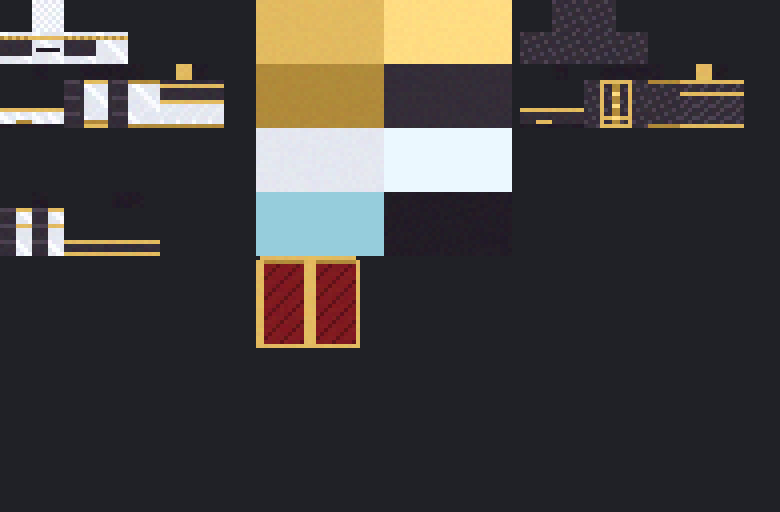
#> input picture outils/armure/textures.png, 780 x 512 px, given in place of blast_furnace_plinth_corner.png, which was not available
$ python rendu_fourneau.py out.png
#> lines starting #> are read from the running program, lines starting #| are printed output that depends on the picture; after the words box and inside, x2 and y2 are one past the last pixel; in counts of white or black regions, pixels touching at a corner belong together
### outils/rendu_modele.py
# Rendu isométrique (z-buffer) d'un modèle de bloc JSON Minecraft, textures comprises.
import json, math, numpy as np
from PIL import Image, ImageDraw, ImageFont
S='/tmp/claude-0/-home-claude/c0fedc50-c1fd-5e3d-b135-6ac1b8100b13/scratchpad/'
RAC={'create':S+'create-src/src/main/resources/assets/create/','ars_nouveau':S+'ars_new/src/main/resources/assets/ars_nouveau/',
     'minecraft':S+'mcmeta-assets/assets/minecraft/','airain':'/home/claude/airain-mod-create-integration/src/main/resources/assets/airain/'}
_cache={}
def tex(rl):
    if rl in _cache: return _cache[rl]
    ns,p=rl.split(':') if ':' in rl else ('minecraft',rl)
    im=Image.open(RAC[ns]+'textures/'+p+'.png').convert('RGBA'); w=im.width
    im=im.crop((0,0,w,w)); a=np.asarray(im).astype(float)/255; _cache[rl]=a; return a
def norm(v): v=np.array(v,float); return v/np.linalg.norm(v)
EYE=norm([-1,0.82,-1.0])   # regard depuis le nord-ouest, au-dessus
F=-EYE; R=norm(np.cross(F,[0,1,0])); U=np.cross(R,F)
SH={'up':1,'down':.5,'north':.8,'south':.8,'east':.6,'west':.6}
def faces_el(e):
    x1,y1,z1=e['from']; x2,y2,z2=e['to']
    D={'north':((x2,y2,z1),(-1,0,0),(0,-1,0),(0,0,-1),[16-x2,16-y2,16-x1,16-y1],x2-x1,y2-y1),
       'south':((x1,y2,z2),(1,0,0),(0,-1,0),(0,0,1),[x1,16-y2,x2,16-y1],x2-x1,y2-y1),
       'west':((x1,y2,z1),(0,0,1),(0,-1,0),(-1,0,0),[z1,16-y2,z2,16-y1],z2-z1,y2-y1),
       'east':((x2,y2,z2),(0,0,-1),(0,-1,0),(1,0,0),[16-z2,16-y2,16-z1,16-y1],z2-z1,y2-y1),
       'up':((x1,y2,z1),(1,0,0),(0,0,1),(0,1,0),[x1,z1,x2,z2],x2-x1,z2-z1),
       'down':((x1,y1,z2),(1,0,0),(0,0,-1),(0,-1,0),[x1,16-z2,x2,16-z1],x2-x1,z2-z1)}
    rot=e.get('rotation')
    for k,f in e['faces'].items():
        o,du,dv,n,uv,lu,lv=D[k]; o=np.array(o,float); du=np.array(du,float)*lu; dv=np.array(dv,float)*lv; n=np.array(n,float)
        if rot:
            a=math.radians(rot['angle']); c,s=math.cos(a),math.sin(a); org=np.array(rot['origin'],float)
            ax=rot['axis']
            M={'y':np.array([[c,0,s],[0,1,0],[-s,0,c]]),'x':np.array([[1,0,0],[0,c,-s],[0,s,c]]),'z':np.array([[c,-s,0],[s,c,0],[0,0,1]])}[ax]
            o=M@(o-org)+org; du=M@du; dv=M@dv; n=M@n
        yield o,du,dv,n,f.get('uv',uv),f['texture'],SH[k] if e.get('shade',True) else 1.0, 'neoforge_data' in f
def rendre(elements, textures, taille=360, echelle=None, decal=(0,0,0)):
    pts=[]
    faces=[]
    for e in elements:
        for o,du,dv,n,uv,t,sh,lum in faces_el(e):
            if np.dot(n,F)>=0: continue
            o=o+np.array(decal,float)
            t=t[1:] if t.startswith('#') else t
            while t in textures and not str(textures[t]).count(':') and t!=textures[t]: t=textures[t].lstrip('#')
            faces.append((o-8,du,dv,uv,textures.get(t,t),sh,lum))
            for q in (o,o+du,o+dv,o+du+dv): pts.append(q-8)
    P=np.array(pts); X=P@R; Y=-(P@U)
    if echelle is None: echelle=taille*0.78/max(X.max()-X.min(),Y.max()-Y.min())
    cx=(X.max()+X.min())/2; cy=(Y.max()+Y.min())/2
    img=np.zeros((taille,taille,4)); zb=np.full((taille,taille),1e9)
    yy,xx=np.mgrid[0:taille,0:taille]
    for o,du,dv,uv,t,sh,lum in faces:
        T=tex(t); h=T.shape[0]
        A=np.array([[du@R,dv@R],[-(du@U),-(dv@U)]])*echelle
        if abs(np.linalg.det(A))<1e-6: continue
        o2=np.array([(o@R-cx)*echelle+taille/2,(-(o@U)-cy)*echelle+taille/2])
        Ai=np.linalg.inv(A)
        cs=[o2,o2+A[:,0],o2+A[:,1],o2+A[:,0]+A[:,1]]
        x0=int(max(0,min(c[0] for c in cs)));x1=int(min(taille-1,max(c[0] for c in cs))+1)
        y0=int(max(0,min(c[1] for c in cs)));y1=int(min(taille-1,max(c[1] for c in cs))+1)
        sx=xx[y0:y1,x0:x1]+.5-o2[0]; sy=yy[y0:y1,x0:x1]+.5-o2[1]
        a=Ai[0,0]*sx+Ai[0,1]*sy; b=Ai[1,0]*sx+Ai[1,1]*sy
        m=(a>=0)&(a<1)&(b>=0)&(b<1)
        u=uv[0]+(uv[2]-uv[0])*a; v=uv[1]+(uv[3]-uv[1])*b
        tu=np.clip((u/16*h).astype(int),0,h-1); tv=np.clip((v/16*h).astype(int),0,h-1)
        col=T[tv,tu]
        p3=o[None,None,:]+a[...,None]*du+b[...,None]*dv
        z=p3@F
        m&=col[...,3]>.1
        zs=zb[y0:y1,x0:x1]; m&=z<zs
        c=col.copy(); c[...,:3]*= (1.0 if lum else sh)
        reg=img[y0:y1,x0:x1]; reg[m]=c[m]; zs[m]=z[m]
    out=Image.fromarray((np.clip(img,0,1)*255).astype('uint8'),'RGBA')
    return out
def modele(chemin):
    d=json.load(open(chemin)); return d['elements'],d['textures']

### outils/rendu_fourneau.py
import sys; sys.path.insert(0,'/tmp/claude-0/-home-claude/c0fedc50-c1fd-5e3d-b135-6ac1b8100b13/scratchpad')
import rendu_modele as rm
from rendu_modele import *
rm.RAC['t']='/tmp/claude-0/-home-claude/c0fedc50-c1fd-5e3d-b135-6ac1b8100b13/scratchpad/airain_root/'
FULL=[0,0,16,16]; MIR=[16,0,0,16]
def boite(fr,to,tex,lum=False,uvs=None,faces=("north","south","east","west","up","down")):
    f={}
    for k in faces:
        t=tex[k] if isinstance(tex,dict) else tex
        if t is None: continue
        f[k]={"texture":t}|({"uv":uvs[k]} if uvs and k in uvs else {"uv":[0,0,16,16]})|({"neoforge_data":{}} if lum and (lum is True or k in lum) else {})
    return {"from":fr,"to":to,"faces":f}
def cube(pos, faces, uvs=None, lum=()):
    x,y,z=[v*16 for v in pos]
    u={k:FULL for k in ("north","south","east","west","up","down")}; u.update(uvs or {})
    return boite([x,y,z],[x+16,y+16,z+16],faces,lum=lum,uvs=u)
def fourneau(allume):
    E=[]
    for yy in range(4):
        cote={0:'t:block/blast_furnace_plinth',1:'t:block/fire_bricks',2:'t:block/fire_bricks',3:'t:block/blast_furnace_hopper_side'}[yy]
        coin={0:'t:block/blast_furnace_plinth_corner',1:'t:block/fire_bricks_corner',2:'t:block/fire_bricks_corner',3:'t:block/blast_furnace_hopper_side_corner'}[yy]
        for xx in range(3):
            for zz in range(3):
                if (xx,zz)==(1,1) or (xx,yy,zz)==(1,0,0): continue
                f={k:cote for k in ("north","south","east","west")}; f["up"]='t:block/blast_furnace_top_sooty' if yy==3 else None; f["down"]=None
                uv={}
                # cornières : la face qui touche le coin porte la cornière, côté coin
                if xx in (0,2) and zz in (0,2):
                    for k in ("north","south","east","west"):
                        f[k]=coin
                    # orienter la cornière vers l'arête extérieure
                    uv["north"]= FULL if xx==0 else MIR
                    uv["south"]= MIR if xx==0 else FULL
                    uv["west"] = MIR if zz==0 else FULL
                    uv["east"] = FULL if zz==0 else MIR
                if (xx,yy,zz)==(1,2,0): f["north"]='t:block/blast_furnace_emblem'
                E.append(cube((xx,yy,zz),f,uv))
    # trou de coulée : capot d'airain en saillie et rigole
    lit=allume
    E.append(cube((1,0,0),{"north":'t:block/blast_furnace_taphole'+('_lit' if lit else ''),"up":None,"down":None,"south":None,"east":'t:block/blast_furnace_plinth',"west":'t:block/blast_furnace_plinth'},lum=("north",) if lit else ()))
    A='t:block/blast_furnace_airain'
    E+= [boite([17,9,-2],[31,11,0],A),                                        # linteau en saillie
         boite([21,2,-6],[27,3,0],A), boite([21,3,-6],[22,5,0],A), boite([26,3,-6],[27,5,0],A)]   # rigole
    if lit: E.append(boite([22,3,-6],[26,3.6,0],'t:block/molten_airain_still',lum=True))
    # tuyère : buse cylindrique d'airain vers le ventilateur
    E+= [boite([-3,21,20],[0,27,28],A), boite([-1,20,19],[0,28,29],A)]
    E.append(cube((-1,1,1),{"east":"create:block/fan_casing","west":"create:block/fan_casing","north":"create:block/fan_side","south":"create:block/fan_side","up":"create:block/fan_side","down":"create:block/fan_side"}))
    E[-1]["from"][0]-=4; E[-1]["to"][0]-=4
    # gueulard : entonnoir d'airain riveté qui dépasse du sommet
    E+= [boite([17,64,17],[31,70,19],A), boite([17,64,29],[31,70,31],A), boite([17,64,19],[19,70,29],A), boite([29,64,19],[31,70,29],A),
         boite([16,70,16],[32,71,32],A,faces=("north","south","east","west","down")),
         boite([19,63.9,19],[29,64,29],{"up":'t:block/blast_furnace_hopper_top'+('_lit' if allume else '')},lum=allume, uvs={"up":FULL},faces=("up",))]
    if allume: E.append(boite([19,64,19],[29,66,29],'t:block/molten_airain_still',lum=True,faces=("up",)))
    return E
W=Image.new('RGBA',(1200,600),(34,30,38,255)); d=ImageDraw.Draw(W); f=ImageFont.truetype("/usr/share/fonts/truetype/dejavu/DejaVuSans-Bold.ttf",20)
#> after `W = Image.new('RGBA', (1200, 600), (34, 30, 38, 255))`:
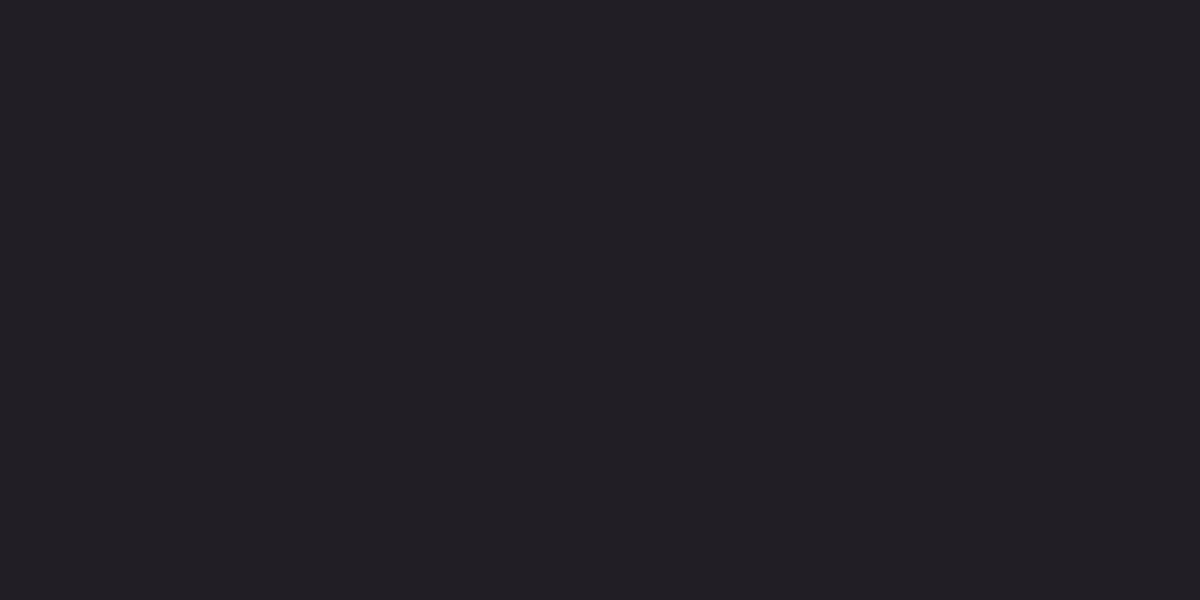
#> W: PIL image 1200x600 RGBA; mean R, G, B, A 34, 30, 38, 255
for i,(n,eye,al) in enumerate((("Haut-fourneau à froid",[-1,0.62,-1.15],False),("En marche",[-1,0.62,-1.15],True))):
    rm.EYE=norm(eye); rm.F=-rm.EYE; rm.R=norm(np.cross(rm.F,[0,1,0])); rm.U=np.cross(rm.R,rm.F)
    W.alpha_composite(rendre(fourneau(al),{},560),(i*600+20,36)); d.text((i*600+300,18),n,font=f,fill=(235,215,170),anchor='mm')
#> the loop in rendre, `for e in elements:` made 45 passes
#> after the loop in rendre, `for e in elements:`: faces = 108 items; o = [19, 64, 19]; pts = 432 items, first 6: [8, 8, -8], [-8, 8, -8], [8, -8, -8], [-8, -8, -8], [-8, 8, -8], [-8, 8, 8]
#> in rendre, `P = np.array(pts)`: P = 432 rows, first 8: [8, 8, -8], [-8, 8, -8], [8, -8, -8], [-8, -8, -8], [-8, 8, -8], [-8, 8, 8], [-8, -8, -8], [-8, -8, 8]
#> in rendre, `X = P @ R`: X = 432 values, max 36.88 at index 365, min -35.43 at index 32, mean -1.44
#> in rendre, `Y = -(P @ U)`: Y = 432 values, max 11.66 at index 3, min -73.14 at index 279, mean -31.43
#> in rendre, `if echelle is None: echelle=taille*0.78/max(X.max()-X.min(),Y.max()-Y...`: echelle = 5.15
#> in rendre, `cx = (X.max() + X.min()) / 2`: cx = 0.722
#> in rendre, `cy = (Y.max() + Y.min()) / 2`: cy = -30.74
#> in tex, im is the input picture: PIL image 780x512 RGBA; mean R, G, B, A 65.9, 62.7, 60.9, 255
#> in tex, `im = im.crop((0, 0, w, w))`:
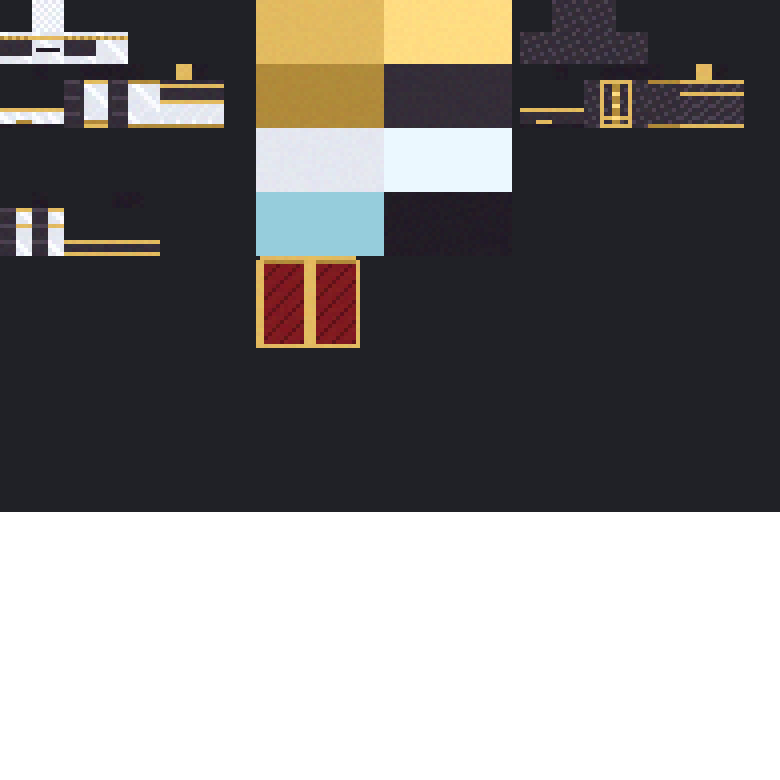
#> im: PIL image 780x780 RGBA; mean R, G, B, A 43.2, 41.1, 40, 167.4; transparent parts drawn white
#> in rendre, `A=np.array([[du@R,dv@R],[-(du@U),-(dv@U)]])*echelle`: A = [[62.19, 0], [20.38, 76.34]]
#> in rendre, `o2=np.array([(o@R-cx)*echelle+taille/2,(-(o@U)-cy)*echelle+taille/2])`: o2 = [218.1, 401.7]
#> in rendre, `Ai=np.linalg.inv(A)`: Ai = [[0.0161, 0], [-0.00429, 0.0131]]
#> in rendre, `cs=[o2,o2+A[:,0],o2+A[:,1],o2+A[:,0]+A[:,1]]`: cs = [[218.1, 401.7], [280.3, 422.1], [218.1, 478], [280.3, 498.4]]
#> in rendre, `x0 = int(max(0, min((c[0] for c in cs))))`: x0 = 218
#> in rendre, `x1 = int(min(taille - 1, max((c[0] for c in cs))) + 1)`: x1 = 281
#> in rendre, `y0 = int(max(0, min((c[1] for c in cs))))`: y0 = 401
#> in rendre, `y1 = int(min(taille - 1, max((c[1] for c in cs))) + 1)`: y1 = 499
#> in rendre, `m=(a>=0)&(a<1)&(b>=0)&(b<1)`:
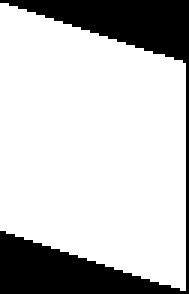
#> m: shape (98, 63) bool (shown 3 times larger); 76.7% white; 1 black region, box (x1, y1, x2, y2) and area: (0, 0, 63, 98) 1441
#> in rendre, `p3=o[None,None,:]+a[...,None]*du+b[...,None]*dv`:
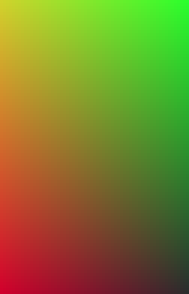
#> p3: shape (98, 63, 3) float64 (shown 3 times larger); mean of channels 0, 1, 2 -0.0662, 0.0263, -8; drawn with min black and max white
#> in rendre, `z=p3@F`:
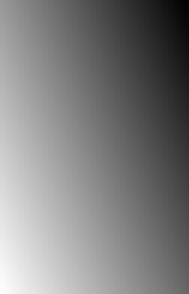
#> z: shape (98, 63) float64 (shown 3 times larger); min -15.12, max 3.84, mean -5.64; drawn with min black and max white
#> in rendre, `m&=col[...,3]>.1`: m: shape (98, 63) bool; 50.3% white; 1 black region, box (x1, y1, x2, y2) and area: (0, 0, 63, 98) 3067
#> in rendre, `zs = zb[y0:y1, x0:x1]`: zs: shape (98, 63) float64; every value is 1e+09
#> in rendre, `reg = img[y0:y1, x0:x1]`: reg: shape (98, 63, 4) float64; every value is 0
#> in rendre, `reg[m] = c[m]`:
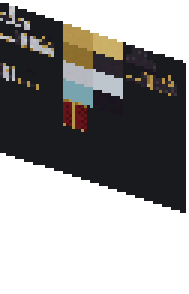
#> reg: shape (98, 63, 4) float64 (shown 3 times larger); mean of channels 0, 1, 2, 3 0.103, 0.0978, 0.0951, 0.503; transparent parts drawn white
#> in rendre, `zs[m] = z[m]`:
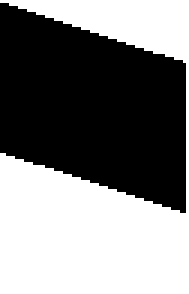
#> zs: shape (98, 63) float64 (shown 3 times larger); min -13.28, max 1e+09, mean 496760605.7; drawn with min black and max white
#> (the run stopped early here; a loop or call above may not have finished)
